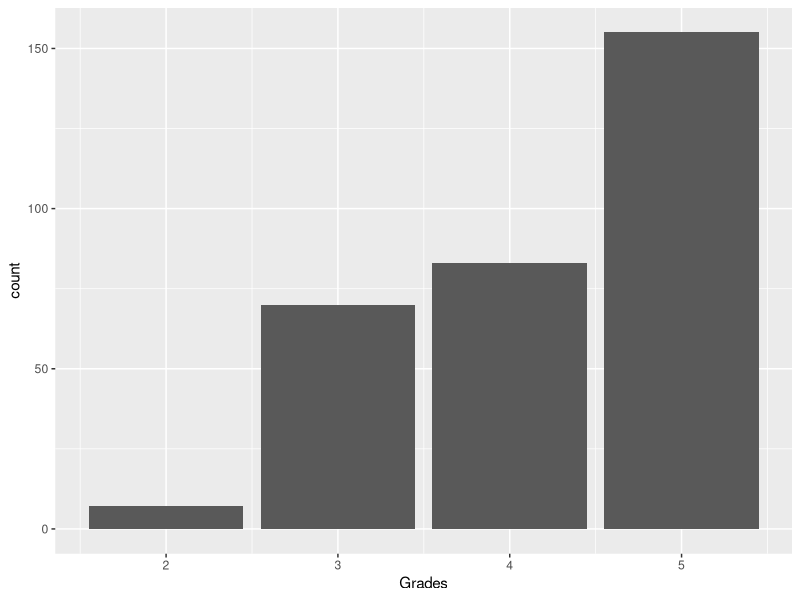
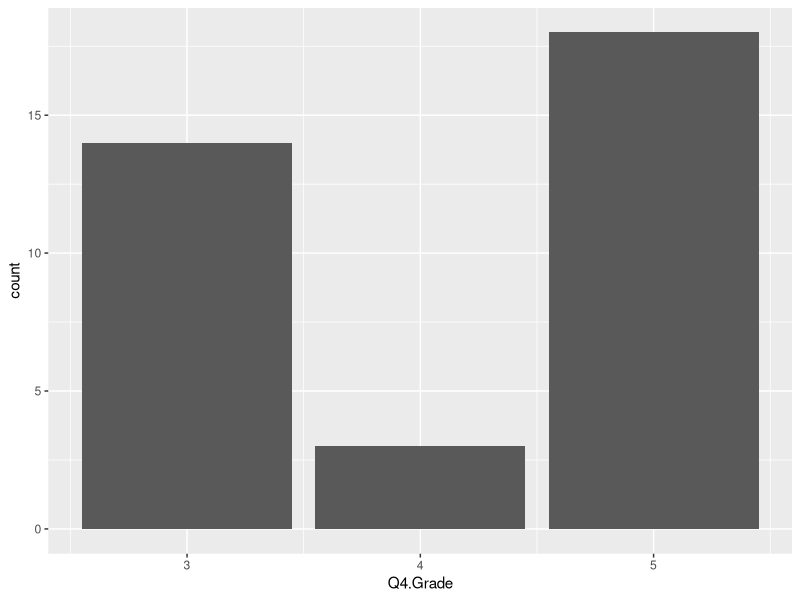
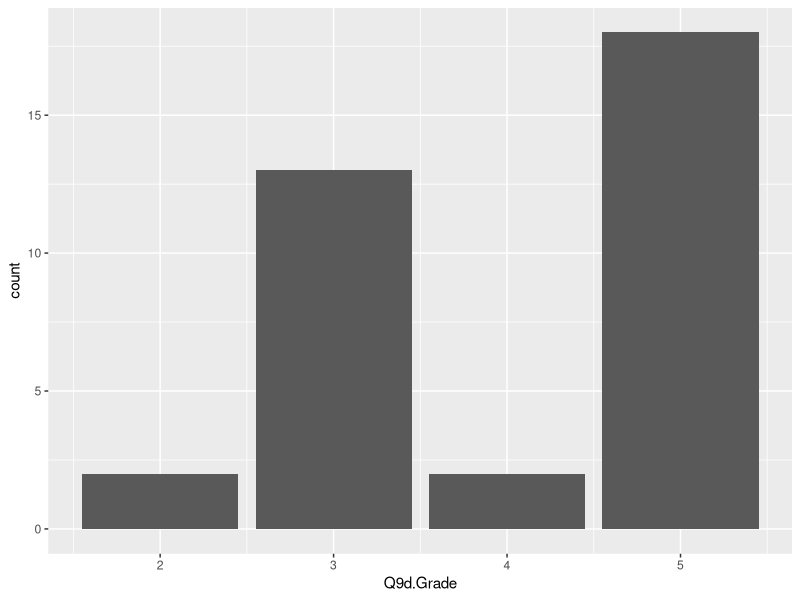
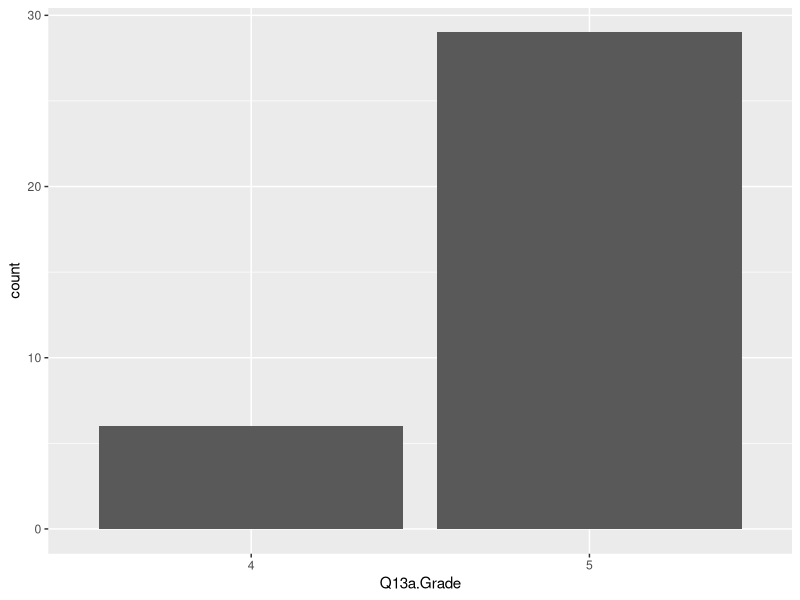
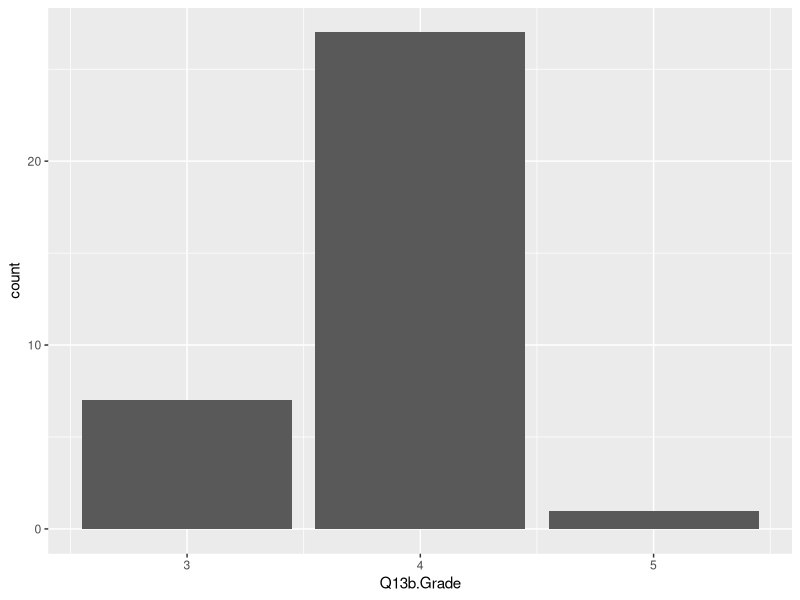
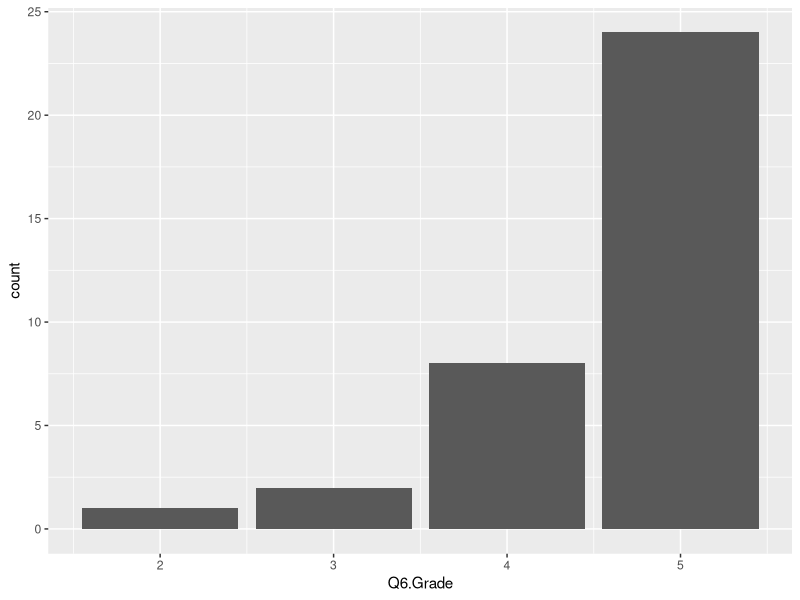
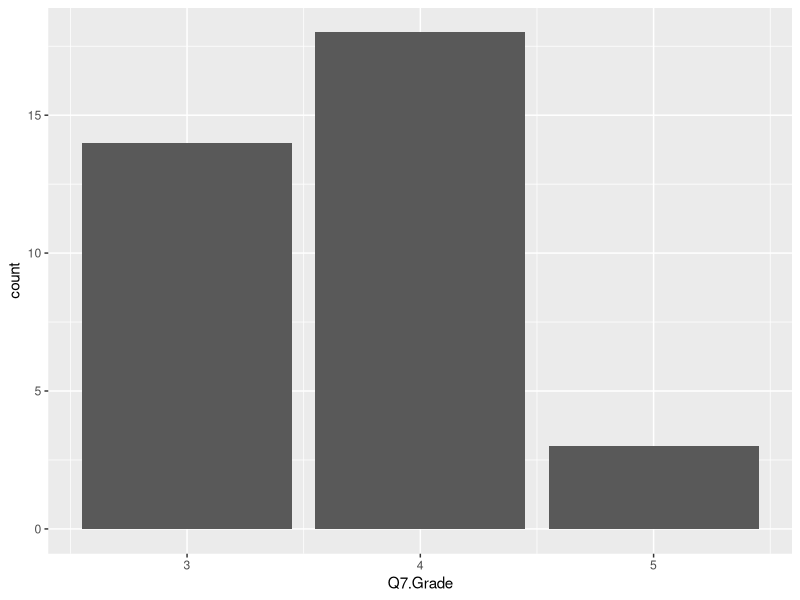
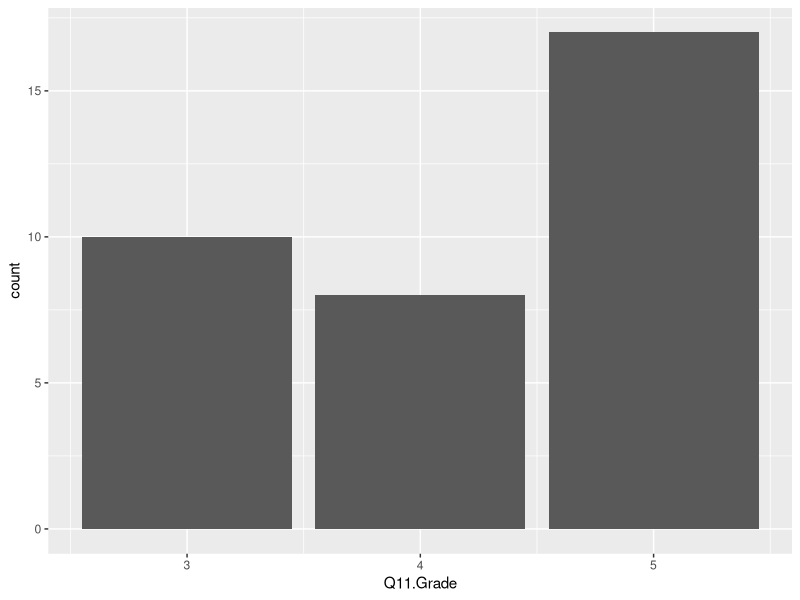

Here is the R script that generated these plots, in order:
## ---- chunk 1
knitr::opts_chunk$set(echo = TRUE)
## ---- chunk 2
setwd("~/Documents/FROST-SUMMER-2022/Winter2021")

library(tidyverse)
library(readxl)  
CK3.2 <- read_excel("FROST Grading CK 3.2_final (Winter 2021).xlsx")
## ---- chunk 3
CK3.2_clean = subset(CK3.2, select = -c(Student:GroupCK.3.2))

CK3.2_clean <- drop_na(CK3.2_clean)
## ---- chunk 4
CK3.2_all <- data.frame(unlist(CK3.2_clean))
colnames(CK3.2_all)[1] <- "Grades"
## ---- chunk 5
CK3.2_all %>%
  count(Grades)
## ---- chunk 6
CK3.2_all %>%
  ggplot() +
  geom_bar(aes(x = Grades))
## ---- chunk 7
CK3.2_clean %>%
  count(Q4.Grade)
## ---- chunk 8
CK3.2_clean %>%
  ggplot() +
  geom_bar(aes(x = Q4.Grade))
## ---- chunk 9
CK3.2_clean %>%
  count(Q9d.Grade)
## ---- chunk 10
CK3.2_clean %>%
  ggplot() +
  geom_bar(aes(x = Q9d.Grade))
## ---- chunk 11
CK3.2_clean %>%
  count(Q13a.Grade)
## ---- chunk 12
CK3.2_clean$Q13a.Grade <- as.factor(CK3.2_clean$Q13a.Grade)

CK3.2_clean %>%
  ggplot() +
  geom_bar(aes(x = Q13a.Grade))
## ---- chunk 13
CK3.2_clean %>%
  count(Q13b.Grade)
## ---- chunk 14
CK3.2_clean %>%
  ggplot() +
  geom_bar(aes(x = Q13b.Grade))
## ---- chunk 15
CK3.2_clean %>%
  count(Q6.Grade)
## ---- chunk 16
CK3.2_clean %>%
  ggplot() +
  geom_bar(aes(x = Q6.Grade))
## ---- chunk 17
CK3.2_clean %>%
  count(Q7.Grade)
## ---- chunk 18
CK3.2_clean %>%
  ggplot() +
  geom_bar(aes(x = Q7.Grade))
## ---- chunk 19
CK3.2_clean %>%
  count(Q11.Grade)
## ---- chunk 20
CK3.2_clean %>%
  ggplot() +
  geom_bar(aes(x = Q11.Grade))
## ---- chunk 21
CK3.2_clean %>%
  count(Q14.Grade)
## ---- chunk 22
CK3.2_clean %>%
  ggplot() +
  geom_bar(aes(x = Q14.Grade))
## ---- chunk 23
CK3.2_clean %>%
  count(Q17.Grade)
## ---- chunk 24
CK3.2_clean %>%
  ggplot() +
  geom_bar(aes(x = Q17.Grade))
